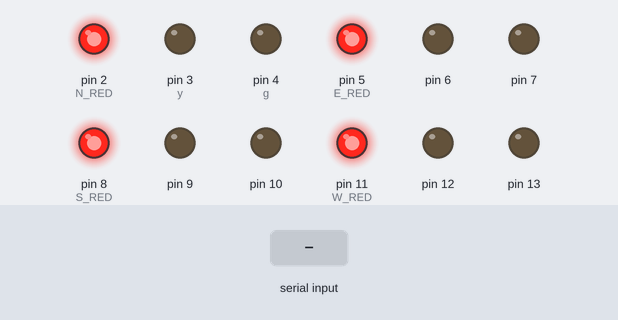
A sketch run on a simulated Arduino Uno, built with avr-gcc and run on an emulated ATmega328P. On the bench: output pins drawn as LEDs (lit = HIGH). The inputs (shaded band) are chosen by the test bench.

Above: at 1.2 s.
1.3 s: "N_G\n" received over Serial
At 2.5 s:
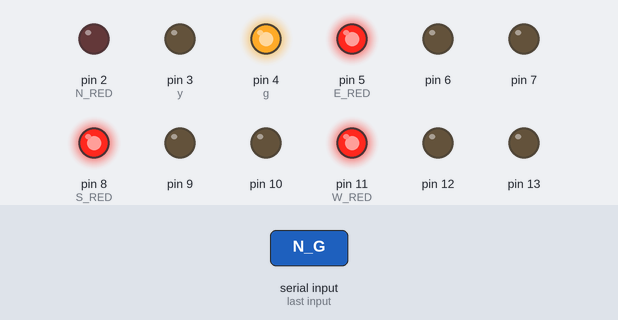
2.8 s: "N_Y\n" received over Serial
At 3.9 s:
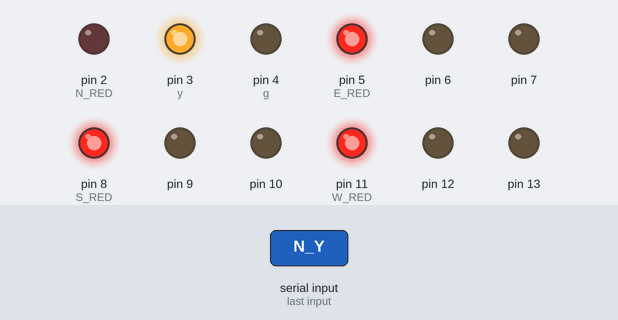
4.3 s: "E_G\n" received over Serial
At 5.0 s:
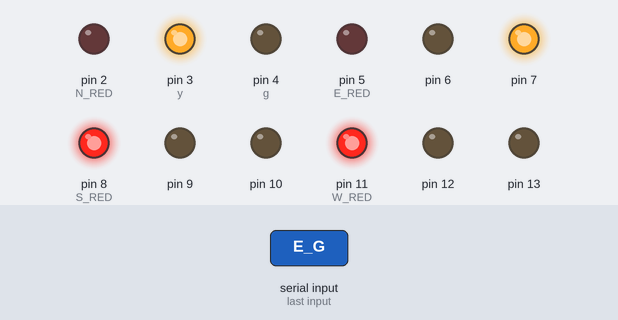
5.8 s: "N_R\n" received over Serial
At 6.2 s:
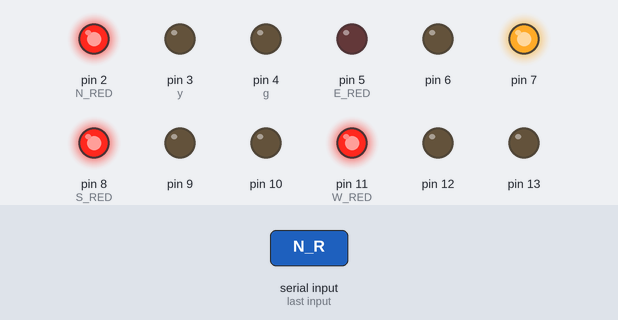
7.3 s: "E_Y\n" received over Serial
At 8.5 s:
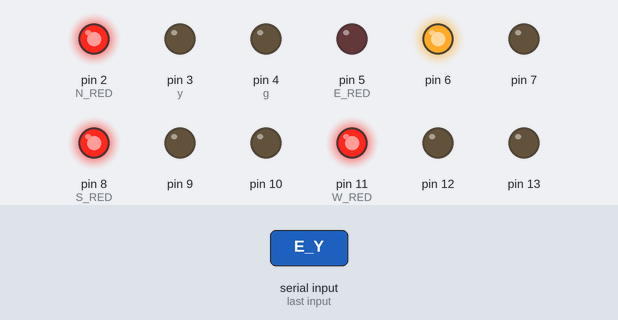
8.8 s: "S_G\n" received over Serial
At 9.6 s:
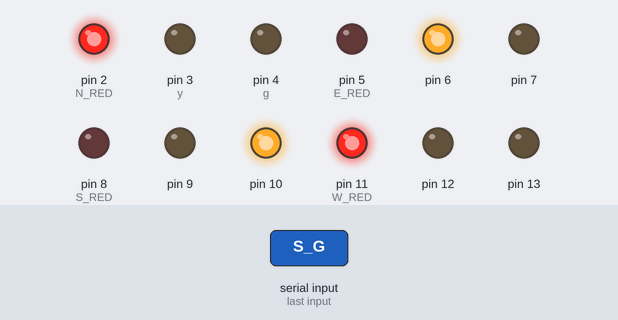
Timing chart, 0 to 11.3 s (numbered marks = the images above; inputs shaded):
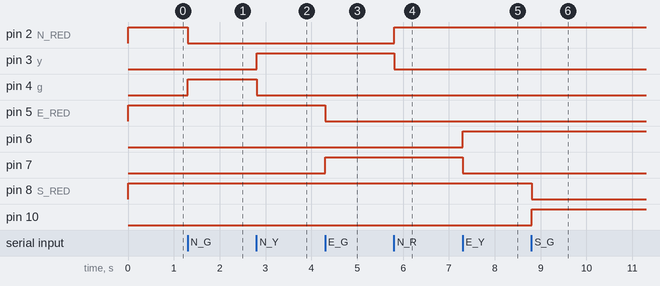

The sketch:

arduino_controller.ino
```cpp
/*
  Traffic AI Project - Arduino Controller
  ---------------------------------------
  This code listens for Serial commands from the Python backend
  and controls 12 LEDs (3 for each of the 4 directions).

  COMMANDS (Sent via Serial at 9600 baud):
  N_G (North Green), N_Y (North Yellow), N_R (North Red)
  E_G (East Green),  E_Y (East Yellow),  E_R (East Red)
  ... and so on.
*/

// PIN DEFINITIONS (Adjust as per your breadboard setup)
// North
const int N_RED = 2;
const int N_YEL = 3;
const int N_GRN = 4;

// East
const int E_RED = 5;
const int E_YEL = 6;
const int E_GRN = 7;

// South
const int S_RED = 8;
const int S_YEL = 9;
const int S_GRN = 10;

// West
const int W_RED = 11;
const int W_YEL = 12;
const int W_GRN = 13;

void setup() {
  Serial.begin(9600);

  // Set all pins as OUTPUT
  for (int i = 2; i <= 13; i++) {
    pinMode(i, OUTPUT);
    digitalWrite(i, LOW); // Start with all OFF
  }

  // Initial Lamp Test: All RED
  setAllRed();
}

void loop() {
  if (Serial.available() > 0) {
    String cmd = Serial.readStringUntil('\n');
    cmd.trim();
    processCommand(cmd);
  }
}

void processCommand(String cmd) {
  if (cmd == "ALL_RED") {
    setAllRed();
  } else if (cmd == "N_G") { setSignal("N", "G"); }
  else if (cmd == "N_Y") { setSignal("N", "Y"); }
  else if (cmd == "N_R") { setSignal("N", "R"); }

  else if (cmd == "E_G") { setSignal("E", "G"); }
  else if (cmd == "E_Y") { setSignal("E", "Y"); }
  else if (cmd == "E_R") { setSignal("E", "R"); }

  else if (cmd == "S_G") { setSignal("S", "G"); }
  else if (cmd == "S_Y") { setSignal("S", "Y"); }
  else if (cmd == "S_R") { setSignal("S", "R"); }

  else if (cmd == "W_G") { setSignal("W", "G"); }
  else if (cmd == "W_Y") { setSignal("W", "Y"); }
  else if (cmd == "W_R") { setSignal("W", "R"); }
}

void setSignal(String dir, String color) {
  int r, y, g;

  if (dir == "N") { r = N_RED; y = N_YEL; g = N_GRN; }
  else if (dir == "E") { r = E_RED; y = E_YEL; g = E_GRN; }
  else if (dir == "S") { r = S_RED; y = S_YEL; g = S_GRN; }
  else if (dir == "W") { r = W_RED; y = W_YEL; g = W_GRN; }
  else return;

  // Turn off all 3 for this direction first
  digitalWrite(r, LOW); digitalWrite(y, LOW); digitalWrite(g, LOW);

  // Turn on the requested one
  if (color == "R") digitalWrite(r, HIGH);
  else if (color == "Y") digitalWrite(y, HIGH);
  else if (color == "G") digitalWrite(g, HIGH);
}

void setAllRed() {
  for (int i = 2; i <= 13; i++) digitalWrite(i, LOW);
  digitalWrite(N_RED, HIGH);
  digitalWrite(E_RED, HIGH);
  digitalWrite(S_RED, HIGH);
  digitalWrite(W_RED, HIGH);
}
```

Measured:
- after the input at 1.3 s, pin 2 (N_RED): HIGH → LOW at once; pin 4 (g): LOW → HIGH at once
- after the input at 2.8 s, pin 3 (y): LOW → HIGH at once; pin 4 (g): HIGH → LOW at once
- after the input at 4.3 s, pin 5 (E_RED): HIGH → LOW at once; pin 7: LOW → HIGH at once
- after the input at 5.8 s, pin 2 (N_RED): LOW → HIGH at once; pin 3 (y): HIGH → LOW at once
- after the input at 7.3 s, pin 6: LOW → HIGH at once; pin 7: HIGH → LOW at once
- after the input at 8.8 s, pin 8 (S_RED): HIGH → LOW at once; pin 10: LOW → HIGH at once
